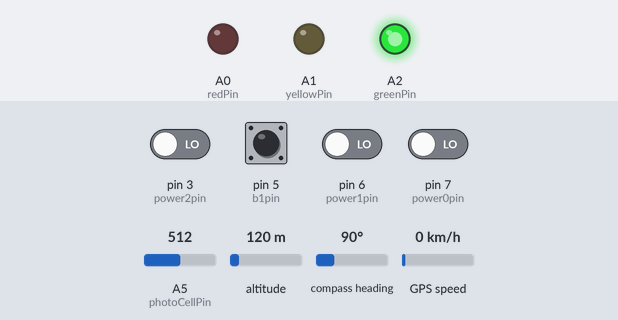
A sketch run on a simulated Arduino Uno, built with avr-gcc and run on an emulated ATmega328P. On the bench: output pins drawn as LEDs (lit = HIGH). Dashed ring = blinking. Inputs (shaded band) come from the test bench; at power-on: pin 5 (b1pin) HIGH, pin 3 (power2pin), pin 6 (power1pin), pin 7 (power0pin) LOW, A5 (photoCellPin) = 512, altitude 120 m, compass heading 90°, GPS speed 0 km/h. Storage starts empty; the GPS gets a fix after 3 s at 37.7749, -122.4194 with 8 satellites.

Above: at 3.2 s.
3.3 s: pin 5 (b1pin) pulled LOW for 0.15 s
At 3.6 s:
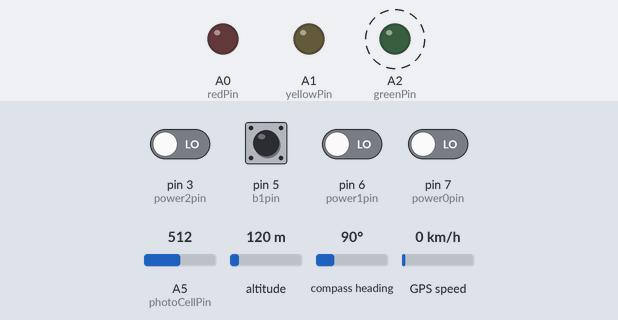
7.6 s: pin 5 (b1pin) pulled LOW for 1 s
At 12.4 s:
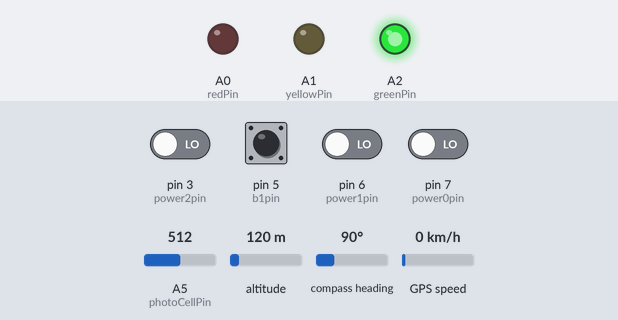
Timing chart, 0 to 13.9 s (numbered marks = the images above; inputs shaded):
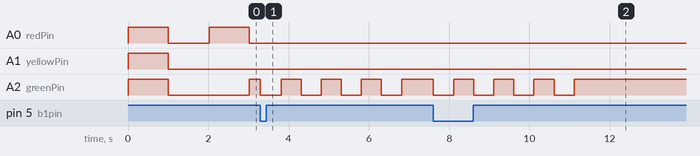

The sketch:

GPSDataLogger.ino
```cpp
// Shawn Cruise 2016
// Please see wiring diagram in this repository

#include <SPI.h>
#include <SD.h>
#include <Wire.h>
#include <Adafruit_GPS.h>
#include <SoftwareSerial.h>

#define redPin A0
#define yellowPin A1
#define greenPin A2
#define power2pin 3
#define power1pin 6
#define power0pin 7
#define b1pin 5
#define photoCellPin A5
#define gpsRxPin 9
#define gpsTxPin 8
#define GPSECHO  false
#define chComma ','

boolean sdOK = true;

SoftwareSerial mySerial(gpsTxPin, gpsRxPin); // tx,rx
Adafruit_GPS GPS(&mySerial);
boolean usingInterrupt = false;
void useInterrupt(boolean); // Func prototype keeps Arduino 0023 happy
uint32_t timer = millis();


void setup() {

  pinMode(redPin, OUTPUT);
  pinMode(yellowPin, OUTPUT);
  pinMode(greenPin, OUTPUT);
  pinMode(b1pin, INPUT);
  pinMode(power2pin, INPUT);
  pinMode(power1pin, INPUT);
  pinMode(power0pin, INPUT);

  digitalWrite(b1pin, HIGH);

  setRYG(true, true, true);
  delay(1000);
  setRYG(false, false, false);

  if (!SD.begin(4))
  {
    sdOK = false;
  }

  // drop into an infinite loop to signal the SD is not working.
  // user would power off, fix, and restart
  while (!sdOK)
  {
    setRYG(true, true, true);
    delay(1000);
    setRYG(false, false, false);
    delay(1000);
  }

  GPS.begin(9600);
  GPS.sendCommand(PMTK_SET_NMEA_OUTPUT_RMCGGA);
  GPS.sendCommand(PMTK_SET_NMEA_UPDATE_1HZ);
  GPS.sendCommand(PGCMD_ANTENNA);
  useInterrupt(true);
  delay(1000);
}


// Interrupt is called once a millisecond, looks for any new GPS data, and stores it
SIGNAL(TIMER0_COMPA_vect) {
  char c = GPS.read();
  // if you want to debug, this is a good time to do it!
#ifdef UDR0
  if (GPSECHO)
    if (c) UDR0 = c;
  // writing direct to UDR0 is much much faster than Serial.print
  // but only one character can be written at a time.
#endif
}

void useInterrupt(boolean v) {
  if (v) {
    // Timer0 is already used for millis() - we'll just interrupt somewhere
    // in the middle and call the "Compare A" function above
    OCR0A = 0xAF;
    TIMSK0 |= _BV(OCIE0A);
    usingInterrupt = true;
  }
  else {
    // do not call the interrupt function COMPA anymore
    TIMSK0 &= ~_BV(OCIE0A);
    usingInterrupt = false;
  }
}

// return a string with the digit 0 to 7 to represent the binary switch settings
String getFeatureType()
{
  short featureType = 0;

  if (digitalRead(power2pin) == HIGH)
  {
    featureType += 4;
  }

  if (digitalRead(power1pin) == HIGH)
  {
    featureType += 2;
  }

  if (digitalRead(power0pin) == HIGH)
  {
    featureType += 1;
  }

  return String(featureType);
}

// sets the red, yellow or green LED
void setRYG(boolean R, boolean Y, boolean G)
{

  digitalWrite(redPin, LOW);
  digitalWrite(yellowPin, LOW);
  digitalWrite(greenPin, LOW);

  if (R)
  {
    digitalWrite(redPin, HIGH);
  }
  if (Y)
  {
    digitalWrite(yellowPin, HIGH);
  }
  if (G)
  {
    digitalWrite(greenPin, HIGH);
  }
}

// sets the LEDs based on the GPS state.
// no fix is red
// fix with HDOP > 1.5 is yellow
// fix with HDOP <= 1.5 is green
void updateLEDs()
{

  if (!GPS.fix)
  {
    setRYG(true, false, false);
  }
  else
  {
    if (GPS.HDOP > 1.5)
    {
      setRYG( false, true, false);
    }
    else
    {
      setRYG(false, false, true);
    }
  }
}

// records the location, analog reading from the light seonsor, and the 0-7 type to a text file on the microSD card
// data is in CSV format
// green LED blinks 3x if successful write
// red LED blinks 3x if unsuccessful write
void recordLoc()
{

  setRYG(false, false, false);
  delay(500);
  File dataFile = SD.open("datalog.csv", FILE_WRITE);

  if (dataFile)
  {
    String dataString = "";

    dataString += String(GPS.latitudeDegrees, 5) + chComma;
    dataString += String(GPS.longitudeDegrees, 5) + chComma;
    dataString += String(analogRead(photoCellPin), DEC) + chComma;
    dataString += getFeatureType();

    dataFile.println(dataString);
    dataFile.close();

    for (int i = 0;  i < 3; i++)
    {
      setRYG(false, false, true);
      delay(500);
      setRYG(false, false, false);
      delay(500);
    }
  }
  else
  {
    for (int j = 0;  j < 3; j++)
    {
      setRYG(true, false, false);
      delay(500);
      setRYG(false, false, false);
      delay(500);
    }
  }
}

// is the button pressed
boolean b1Pressed()
{
  if (digitalRead(b1pin) == LOW)
  {
    return true;
  }
  else
  {
    return false;
  }
}

// main loop
void loop() {

  if (GPS.fix)
  {
    if (b1Pressed())
    {
      recordLoc();
    }
  }

  if (GPS.newNMEAreceived()) {
    //if the GPS object can't parse it, return and wait for the next one
    if (!GPS.parse(GPS.lastNMEA()))
      return;
  }

  // if timer or mills wrap around, reset the timer
  if (timer > millis())  timer = millis();

  // update the display every second
  if (millis() - timer > 1000) {
    timer = millis(); // reset the timer
    updateLEDs();
  }
}
```

Measured:
- after the input at 3.3 s, A2 (greenPin): alternates HIGH for 0.50 s and LOW for 0.50 s, starting at once
- after the input at 7.6 s, A2 (greenPin): alternates HIGH for 0.50 s and LOW for 0.50 s, 8 changes in all, then stays HIGH, starting at once
